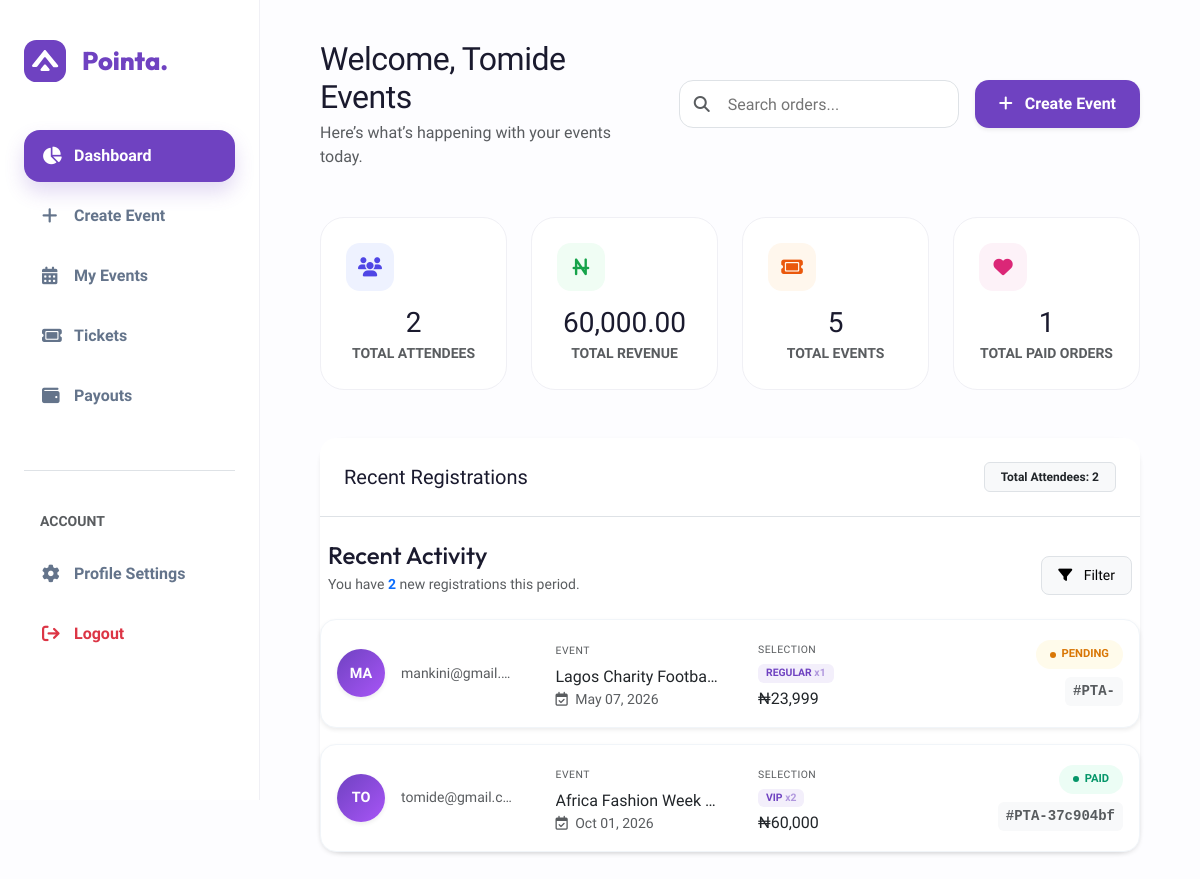
Before: /organizer/dashboard/ (signed in) with the older database file.
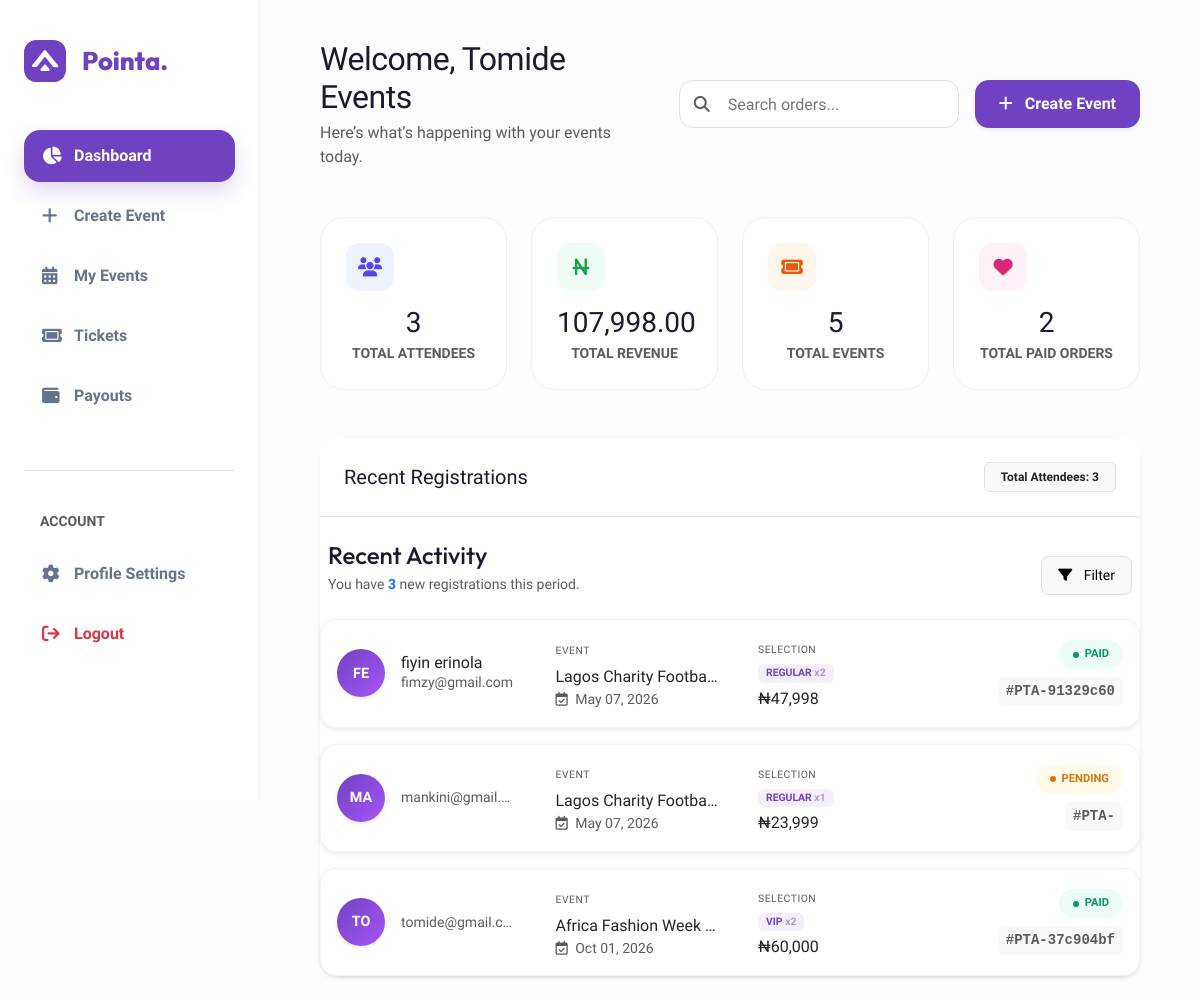
After: the same page with the newer database file.
### events/models.py (models this page shows, shortened)
class Order(models.Model):
    user = models.ForeignKey(User, on_delete=models.CASCADE)
    event = models.ForeignKey(Event, on_delete=models.CASCADE)
    total_amount = models.DecimalField(max_digits=10, decimal_places=2)
    reference = models.CharField(max_length=100, unique=True)
    STATUS_CHOICES = [
        ("pending", "Pending"),
        ("paid", "Paid"),
        ("failed", "Failed"),
    ]
    status = models.CharField(
        max_length=10,
        choices=STATUS_CHOICES,
        default="pending"
    )
    created_at = models.DateTimeField(auto_now_add=True)

class Event(models.Model):
    organizer = models.ForeignKey(
        Organizer,
        on_delete=models.CASCADE,
        related_name="events"
    )
    category = models.ForeignKey(
        Category,
        on_delete=models.SET_NULL,
        null=True,
        related_name="events"
    )
    title = models.CharField(max_length=200)
    description = models.TextField(blank=True)
    date = models.DateField()
    start_time = models.TimeField(default=datetime.time(9, 0))  # 09:00 AM
    end_time = models.TimeField(default=datetime.time(17, 0))  # 05:00 PM
    venue = models.CharField(max_length=255, blank=True)
    STATE_CHOICES = [
        ("lagos", "Lagos"),
        ("abuja", "Abuja (FCT)"),
    ]
    state = models.CharField(
        max_length=20,
        choices=STATE_CHOICES
    )
    city = models.CharField(max_length=100, blank=True)
    image = models.ImageField(
        upload_to="events/",
        blank=True,
        null=True
    )
    STATUS_CHOICES = [
        ("active", "Active"),
        ("cancelled", "Cancelled"),
        ("completed", "Completed"),
    ]
    status = models.CharField(
        max_length=10,
        choices=STATUS_CHOICES,
        default="active"
    )
    EVENT_TYPE_CHOICES = [
    ("physical", "Physical Event"),
    ("online", "Online Event"),
    ("hybrid", "Hybrid Event"),
    ]
    event_type = models.CharField(
        max_length=10,
        choices=EVENT_TYPE_CHOICES,
        default="physical"
    )
    created_at = models.DateTimeField(auto_now_add=True)
    class Meta:
        ordering = ["-created_at"]

class OrderItem(models.Model):
    order = models.ForeignKey(
        Order,
        on_delete=models.CASCADE,
        related_name="items"
    )
    ticket = models.ForeignKey(Ticket, on_delete=models.CASCADE)
    quantity = models.PositiveIntegerField()

class Ticket(models.Model):
    event = models.ForeignKey(
        Event,
        on_delete=models.CASCADE,
        related_name="tickets"
    )
    name = models.CharField(max_length=50)
    price = models.DecimalField(max_digits=10, decimal_places=2)
    quantity_available = models.PositiveIntegerField()
    quantity_sold = models.PositiveIntegerField(default=0)  # ADD THIS

### events/views.py (the view)
# urls.py: path('organizer/dashboard/', views.org_dashboard, name='org_dashboard'),
@login_required(login_url='organizer_login')
def org_dashboard(request):
    if not hasattr(request.user, "organizer"):
        messages.error(request, "Access denied. Only organizers can access this page.")
        return redirect("home")
    org = request.user.organizer
    events = Event.objects.filter(organizer=org)
    orders = Order.objects.filter(event__in=events).order_by('-created_at')  # latest first
    total_events = events.count()
    total_attendees = orders.count()
    total_revenue = sum(order.total_amount for order in orders if order.status == 'paid')
    total_paid_orders = Order.objects.filter(
        event__in=events,
        status="paid"
    ).count()
    context = {
        'organizer': org,
        'events': events,
        'orders': orders,
        'total_events': total_events,
        'total_attendees': total_attendees,
        'total_revenue': total_revenue,
        'total_paid_orders': total_paid_orders,
    }
    return render(request, 'events/org_dashboard.html', context)

### events/templates/events/org_dashboard.html (shortened to what the changed rows need)
{%load humanize%}
{%load static%}
<!DOCTYPE html>
<html lang="en">
<head>
    <link href="https://cdn.jsdelivr.net/npm/bootstrap@5.3.0/dist/css/bootstrap.min.css" rel="stylesheet">
    <link rel="stylesheet" href="https://cdnjs.cloudflare.com/ajax/libs/font-awesome/6.4.0/css/all.min.css">
</head>
<body>
    <main class="main-content">
        {%block content%}
        <header class="d-flex flex-column flex-md-row justify-content-between align-items-md-center mb-5 gap-4">
            <div class="flex-grow-1">
                <h2 class="fw-800 mb-1" style="letter-spacing: -0.5px;">Welcome, {{organizer.organization_name}}</h2>
            </div>
        </header>
        <div class="row g-4 mb-5">
            <div class="col-6 col-xl-3 col-md-6">
                <div class="stat-card">
                    <div class="icon-square text-center" style="background: #eef2ff; color: #4f46e5;"><i class="fa-solid fa-users text-center"></i></div>
                    <h3 class="fw-800 mb-1 text-center">{{total_attendees}}</h3>
                    <p class="text-muted small fw-bold mb-0 text-center">TOTAL ATTENDEES</p>
                </div>
            </div>
            <div class="col-6 col-xl-3 col-md-6">
                <div class="stat-card">
                    <div class="icon-square text-center" style="background: #f0fdf4; color: #16a34a;"><i class="fa-solid fa-naira-sign"></i></div>
                    <h3 class="fw-800 mb-1 text-center">{{total_revenue|intcomma}}</h3>
                    <p class="text-muted small fw-bold mb-0 text-center">TOTAL REVENUE</p>
                </div>
            </div>
            <div class="col-6 col-xl-3 col-md-6">
                <div class="stat-card">
                    <div class="icon-square text-center" style="background: #fdf2f8; color: #db2777;"><i class="fa-solid fa-heart"></i></div>
                    <h3 class="fw-800 mb-1 text-center">{{total_paid_orders}}</h3>
                    <p class="text-muted small fw-bold mb-0 text-center">TOTAL PAID ORDERS</p>
                </div>
            </div>
        </div>
        <div class="custom-table shadow-sm border-0">
            <div class="p-4 d-flex justify-content-between align-items-center bg-white border-bottom rounded-top-4">
                <h5 class="fw-800 mb-0">Recent Registrations</h5>
                <span class="badge bg-light text-dark border px-3 py-2">
                    Total Attendees: {{ total_attendees|intcomma }}
                </span>
            </div>
            <div class="registration-container mt-4">
                <div class="d-flex justify-content-between align-items-end mb-4 px-2">
                    <div>
                        <p class="text-muted small mb-0">You have <span class="text-primary fw-bold">{{ orders.count }}</span> new registrations this period.</p>
                    </div>
                </div>
                <div class="reg-list-wrapper">
                    {% for order in orders %}
                    <div class="reg-card mb-3 p-3 bg-white shadow-sm border rounded-4 transition-hover">
                        <div class="row align-items-center">
                            <div class="col-lg-3 col-md-6 mb-3 mb-lg-0">
                                <div class="d-flex align-items-center gap-3">
                                    <div class="avatar-box rounded-circle d-flex align-items-center justify-content-center text-white fw-bold shadow-sm"
                                    style="width: 48px; height: 48px; background: linear-gradient(135deg, #6f42c1, #a855f7); font-size: 0.9rem;">
                                   {% if order.user.first_name or order.user.last_name %}
                                       {{ order.user.first_name|slice:":1"|upper }}{{ order.user.last_name|slice:":1"|upper }}
                                   {% elif order.user.username %}
                                       {{ order.user.username|slice:":2"|upper }}
                                   {% else %}
                                       <i class="fa-solid fa-user"></i>
                                   {% endif %}
                               </div>
                                    <div class="overflow-hidden">
                                        <h6 class="fw-800 mb-0 text-dark text-truncate">{{ order.user.get_full_name }}</h6>
                                        <span class="small text-muted d-block text-truncate">{{ order.user.email }}</span>
                                    </div>
                                </div>
                            </div>
                            <div class="col-lg-3 col-md-6 mb-3 mb-lg-0">
                                <div class="ps-lg-3">
                                    <span class="x-small text-uppercase fw-800 text-muted ls-1">Event</span>
                                    <div class="fw-700 text-dark text-truncate mt-1">{{ order.event.title }}</div>
                                    <div class="small text-muted"><i class="fa-regular fa-calendar-check me-1"></i> {{ order.event.date|date:"M d, Y" }}</div>
                                </div>
                            </div>
                            <div class="col-lg-3 col-md-6 mb-3 mb-lg-0">
                                <div class="ps-lg-3">
                                    <span class="x-small text-uppercase fw-800 text-muted ls-1">Selection</span>
                                    <div class="mt-1 d-flex flex-wrap gap-1">
                                        {% for item in order.items.all %}
                                            <span class="badge bg-soft-purple text-purple border-0 px-2 py-1" style="font-size: 0.65rem;">
                                                {{ item.ticket.name|upper }} <span class="opacity-50">x{{ item.quantity }}</span>
                                            </span>
                                        {% endfor %}
                                    </div>
                                    <div class="fw-800 text-dark mt-1">₦{{ order.total_amount|floatformat:0|intcomma }}</div>
                                </div>
                            </div>
                            <div class="col-lg-3 col-md-6 text-lg-end">
                                <div class="d-flex flex-row flex-lg-column justify-content-between align-items-center align-items-lg-end gap-2">
                                    {% if order.status == 'paid' %}
                                        <span class="status-pill status-paid">
                                            <span class="pulse-dot"></span> PAID
                                        </span>
                                    {% else %}
                                        <span class="status-pill status-pending">
                                            <span class="pulse-dot-pending"></span> PENDING
                                        </span>
                                    {% endif %}
                                    <code class="small fw-bold text-muted bg-light px-2 py-1 rounded">#PTA-{{ order.reference|slice:":8" }}</code>
                                </div>
                            </div>
                        </div>
                    </div>
                    {% empty %}
                    <div class="text-center py-5 bg-white rounded-4 border">
                        <img src="https://illustrations.popsy.co/purple/searching.svg" style="height: 150px;" class="mb-3">
                        <h5 class="fw-800">No registrations found</h5>
                        <p class="text-muted small">When users register for your event, they will appear here.</p>
                    </div>
                    {% endfor %}
                </div>
            </div>
        </div>
        {%endblock content%}
    </main>
</body>
</html>

Changed rows visible on the page:
added Order: user.first_name "F", user.last_name "E", user.get_full_name "fiyin erinola", user.email "fimzy@gmail.com", event "Lagos Charity Footba…", event "May 07, 2026", total_amount "47,998", status "paid" (drawn), reference "91329c60"
added OrderItem: ticket.name "REGULAR", quantity "2", shown under "F"
Other visible differences:
{{ total_attendees }}: "2" → "3"
{{ total_revenue|intcomma }}: "60,000.00" → "107,998.00"
{{ total_paid_orders }}: "1" → "2"
{{ total_attendees|intcomma }}: "2" → "3"
{{ orders.count }}: "2" → "3"
